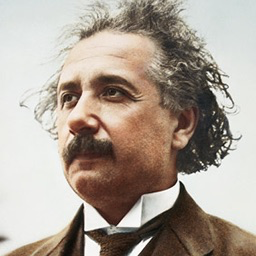
#> input picture imagens/einstein01.tif, 256 x 256 px, found by its file name
$ python tp3.py   (older library calls are emulated)
#> lines starting #> are read from the running program, lines starting #| are printed output that depends on the picture
# -*- coding: utf-8 -*-
"""
Spyder Editor

This is a temporary script file.
"""

from imageio import imread, imwrite
import matplotlib.pyplot as plt
import numpy as np
import scipy.ndimage
import scipy.misc

"""
v4 = np.array([[92, 44], [82, 152]])
x = np.array([[0,1], [0, 1]])
y = np.array([[0, 0], [1,1]])

dy = 0.6
dx = 0.4

#vizinho mais prox.
dist = np.sqrt((dx-x)**2+(dy-y)**2)
ind = np.argwhere(dist == np.min(dist))
z_viz = v4[ind[0, 0], ind[0, 1]]
print ('Reamostragem por vizinho mais proximo', z_viz)

#interpolação bilenear
k1 = dx*v4[0, 1]+(1-dx)*v4[0, 0]
k2 = dx*v4[1, 1]+(1-dx)*v4[1, 0]
z_bil = dy*k2+(1-dy)*k1
print ('Reamostragem por interpolação bilinear', z_bil)

#interpolação bicubica
xx = np.arange(4)
v16 = np.array([[79, 46, 120, 60], [88, 92, 44, 134],
                [91, 84, 152, 77], [31, 45, 130, 178]])
a = np.arange(4)*0
plt.figure(figsize=(10, 2))
plt.subplot(121)
plt.title(u'Polinomios em x')

from scipy.interpolate import interp1d
for i in range(4):
    f = interp1d(xx, v16[i, :], kind = 'cubic')
    fcubic1 = f(np.arange(0, 3, 0.01))
    a[i] =fcubic1[int((1+dx)/0.01)]
    plt.plot(np.arange(0, 3, 0.01), fcubic1, 'g')
    plt.plot(xx, v16[i,:], 'o')

f = interp1d(xx, a, kind='cubic')
fcubic2 = f(np.arange(0, 3, 0.01))
z_bic = fcubic2[int((1+dy)/0.01)]
plt.subplot(122)
plt.plot(np.arange(0, 3, 0.01), fcubic2, 'g')
plt.plot(xx, a, 'o')
plt.title(u'Polinomio em y')
print ('Reamostragem por interpolação bicubica: ', int(z_bic))
"""
A = imread('Z:/DRPI/einstein01.tif')
#> A is the input picture: shape (256, 256, 3); mean R, G, B 172.6, 161.3, 150.7
dim = A.shape
#> dim = (256, 256, 3)
import math
col1 = dim[1]
#> col1 = 256
lin1 = dim[0]
#> lin1 = 256

xx = np.linspace(0, col1-1, col1)
#> xx = 256 values from 0 to 255
yy = np.linspace(0, lin1-1, col1)
#> yy = 256 values from 0 to 255
x1, y1 = np.meshgrid(xx, yy)
#Angulo
ang = 20
alfarad = np.radians(ang)
#dimensoes da nova janela
col2 = int(math.ceil(abs(col1*np.cos(alfarad)+abs(lin1*np.sin(alfarad)))))
#> col2 = 329
lin2 = int(math.ceil(abs(lin1*np.cos(alfarad)+abs(col1*np.sin(alfarad)))))
#> lin2 = 329

#novas cordenadas dos pixeis apos rotações
x2 = x1*np.cos(alfarad)+y1*np.sin(alfarad)
y2 = -x1*np.sin(alfarad)+y1*np.cos(alfarad)
#translação para o primeiro quadrante
x2t = x2-np.min(x2)
y2t = y2-np.min(y2)
# sem translação para o primeiro quadrante
#x2t = x2
#y2t = y2
#imagem rodada
Rd = np.zeros((int(lin2), int(col2), dim[2]))
for k1 in range(0, dim[2]):
    for k2 in range(0, lin1):
        for k3 in range(0, col1):
            Rd[int(np.round(y2t[k2,k3])), int(np.round(x2t[k2, k3])), k1] = A[k2, k3, k1]
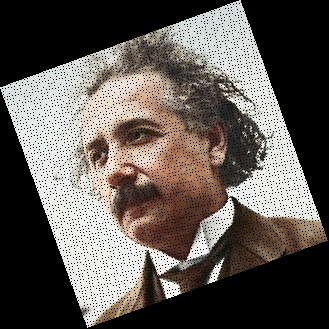
#> Rd: shape (329, 329, 3) float64; mean R, G, B 96.2, 90, 84

plt.figure(figsize=(10, 5))
plt.imshow(np.uint8(Rd))
plt.title(u'Rotação processo direto. Angulo = '+ str(alfarad*180/np.pi)+' graus')
plt.axis('off')

$ run again, with imagens/Stripping_Noise.tif copied over imagens/einstein01.tif
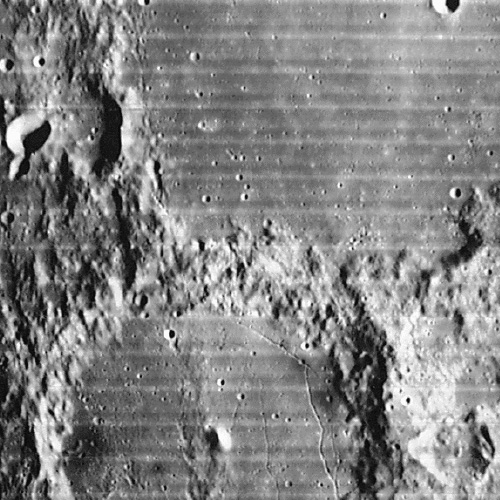
#> input picture imagens/Stripping_Noise.tif, 500 x 500 px, found by its file name
#> A is the input picture: shape (500, 500, 3); min 2, max 255, mean 131.6
#> after the loop `for k1 in range(0, dim[2]):`:
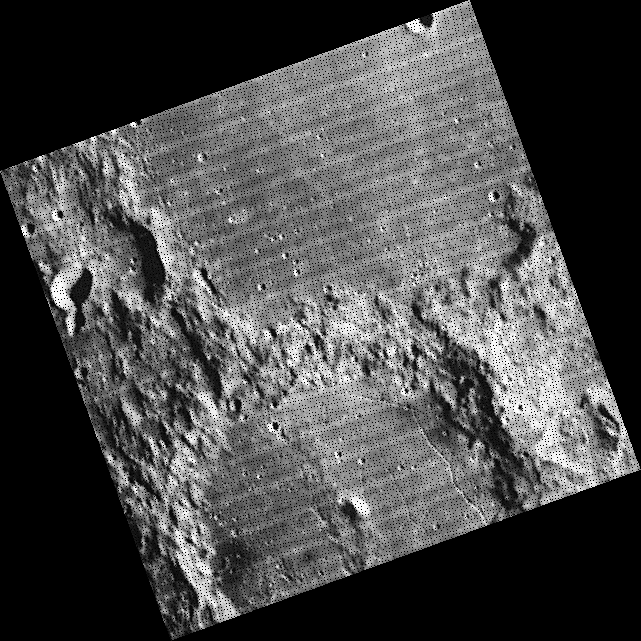
#> Rd: shape (641, 641, 3) float64; min 0, max 255, mean 73.7
